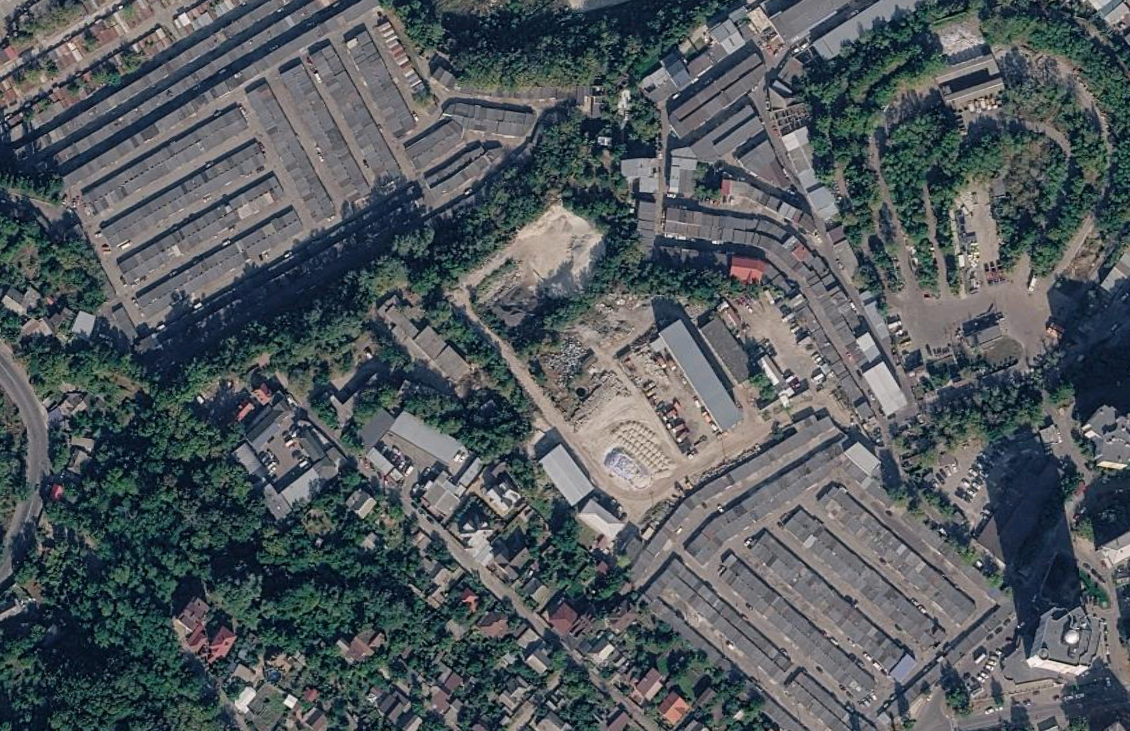
#> input picture Laboratory Work 5/sources/google_maps_10.png, 1130 x 731 px
$ python -i features.py   (imports and definitions only)
#> lines starting #> are read from the running program, lines starting #| are printed output that depends on the picture
#> further down, picture is the input picture: shape (731, 1130, 3); mean B, G, R 91.8, 87.9, 80.8
import cv2
import numpy as np

class FeaturesLib:
    @staticmethod
    def preprocess(image: np.ndarray) -> np.ndarray:
        """Метод перивнної обробки зображеня"""
        # Блок створення об'єкту методу CLAHE
        CLAHE = cv2.createCLAHE(clipLimit=2.0, tileGridSize=(8, 8))

        # Блок конвертації зображення до форми LAB
        lab_img = cv2.cvtColor(image, cv2.COLOR_BGR2LAB)
#> lab_img: shape (731, 1130, 3); mean of channels 0, 1, 2 92.4, 126.6, 124.6
        l_channel, a_channel, b_channel = cv2.split(lab_img)
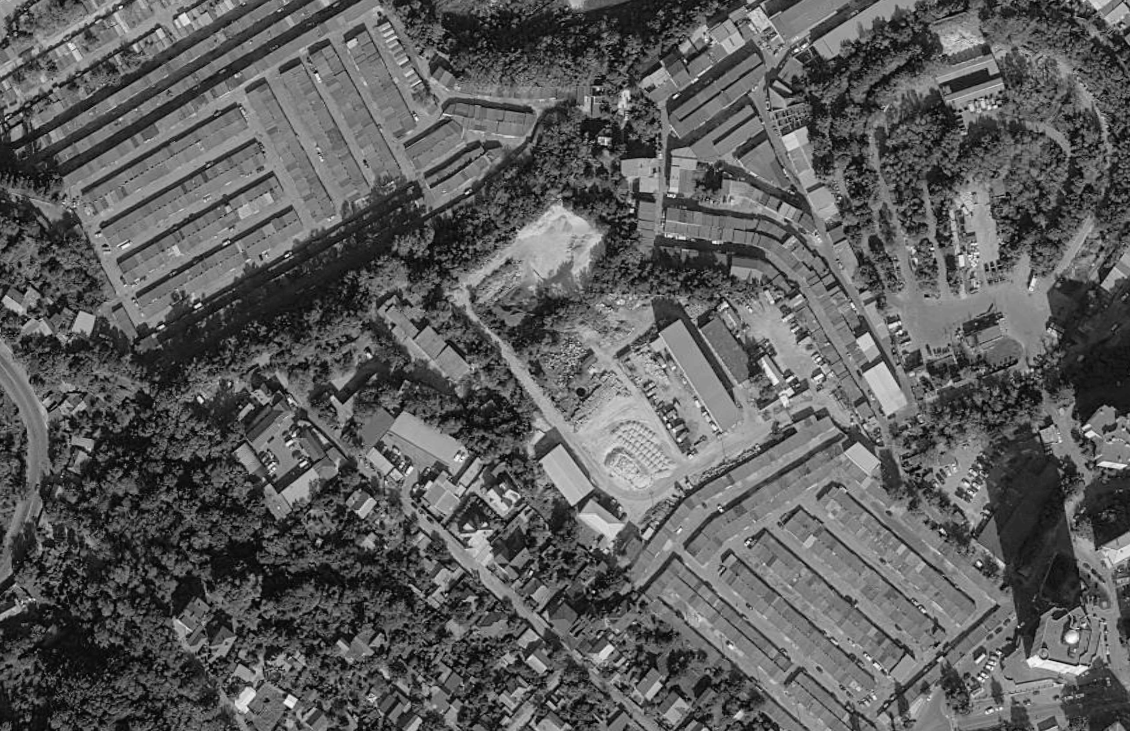
#> l_channel: shape (731, 1130); min 0, max 255, mean 92.4
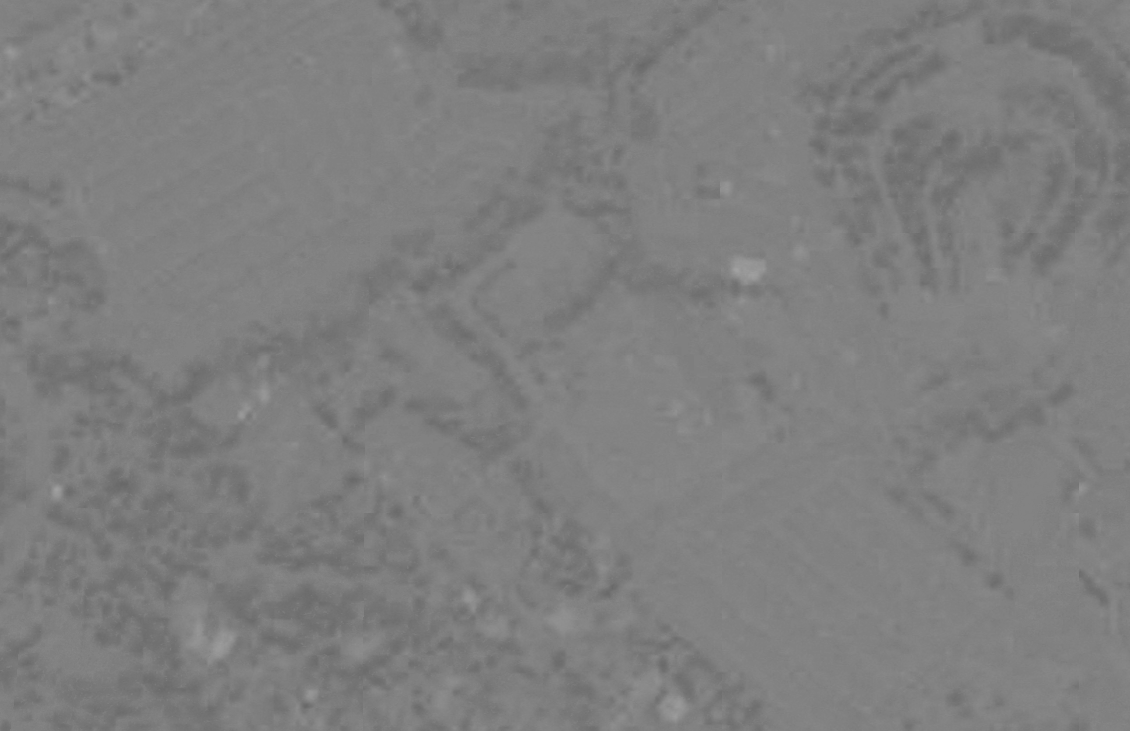
#> a_channel: shape (731, 1130); min 104, max 161, mean 126.6

        # Блок фільтрації шумів Білатеральним фільтром та виділення контурів методом CLAHE
        l_filtered = cv2.bilateralFilter(l_channel, d=9, sigmaColor=75, sigmaSpace=75)
        l_clahe = CLAHE.apply(l_filtered)
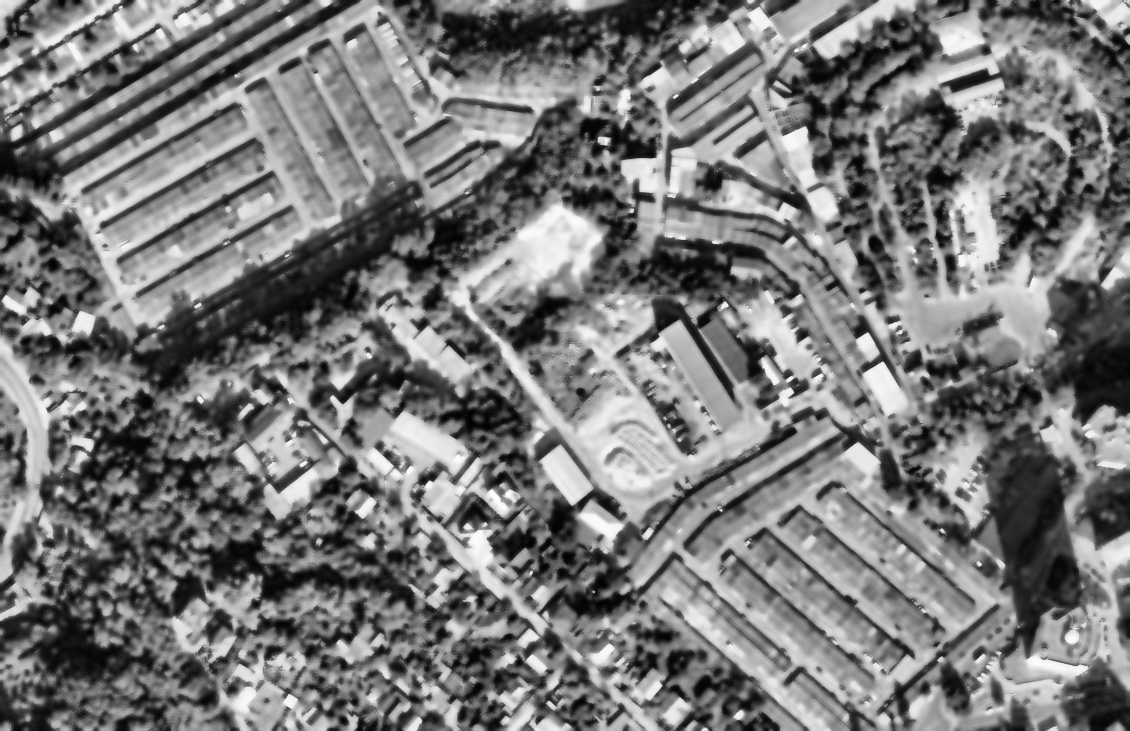
#> l_clahe: shape (731, 1130); min 2, max 254, mean 120.4

        merged_lab = cv2.merge((l_clahe, a_channel, b_channel)) # Повертаємо все назад до початкового знімку з фільтрацією по блоку яскравості
#> merged_lab: shape (731, 1130, 3); mean of channels 0, 1, 2 120.4, 126.6, 124.6
        return cv2.cvtColor(merged_lab, cv2.COLOR_LAB2BGR) # Повертаємо відфільтроване зображенні в моделі BGR
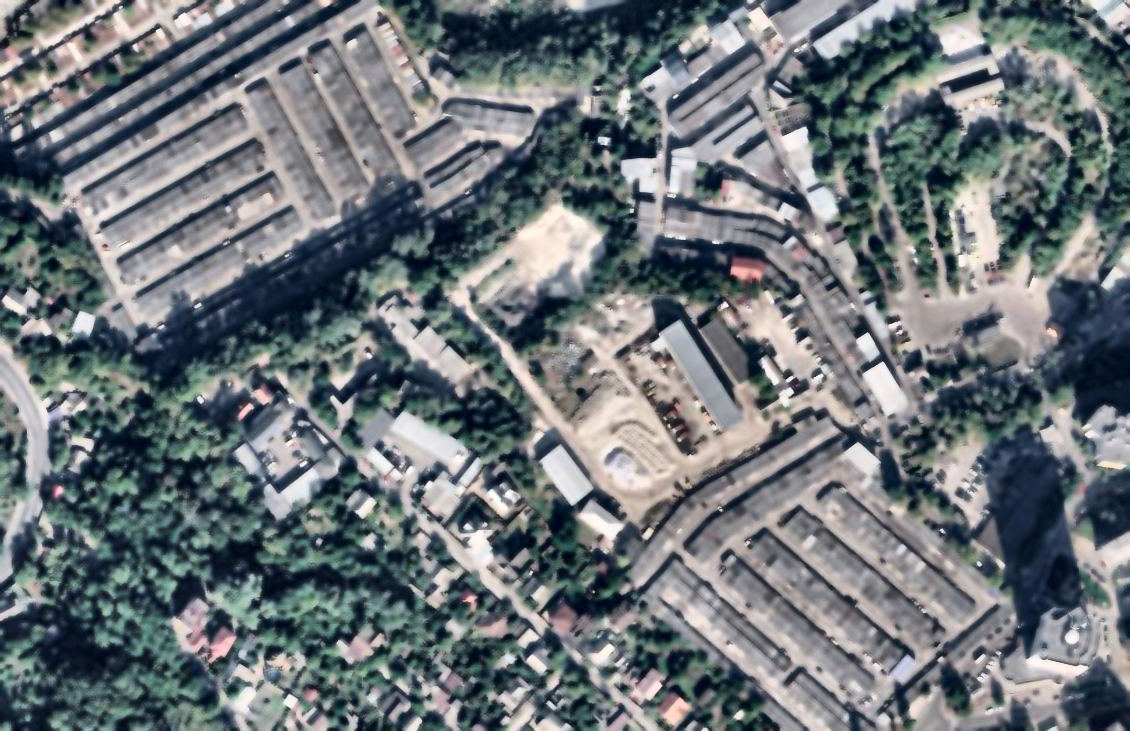
#> returned value: shape (731, 1130, 3); mean B, G, R 119.8, 115.9, 108.9

    # [44 lines left out: functions mask_creation, extract_features, not called in this run]

>>> import cv2
>>> picture = cv2.imread('sources/google_maps_10.png')
>>> result = FeaturesLib().preprocess(picture)

$ run again, on Laboratory Work 5/sources/google_maps_2.png
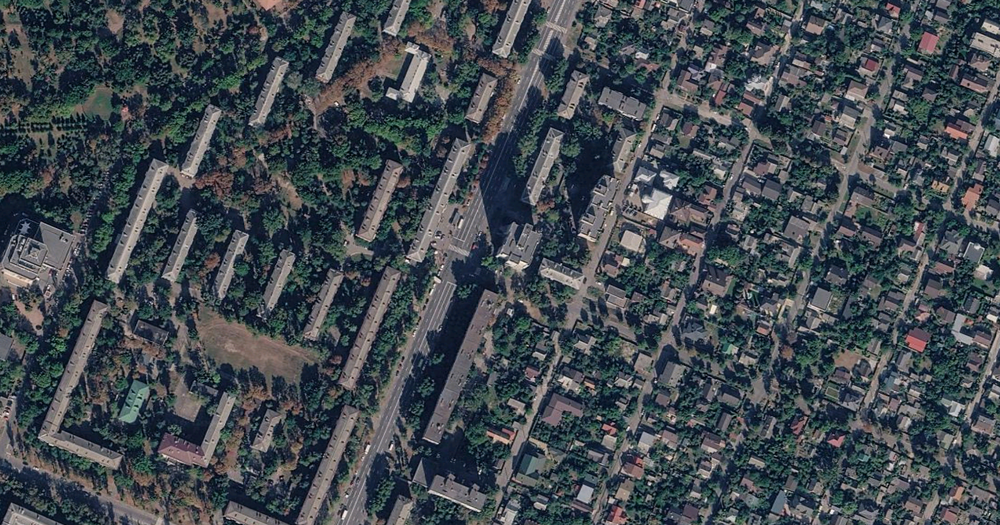
#> input picture Laboratory Work 5/sources/google_maps_2.png, 1000 x 525 px, shrunk from 1372 x 720 before the run
#> picture is the input picture: shape (525, 1000, 3); mean B, G, R 79.5, 73.7, 66.1
#> lab_img: shape (525, 1000, 3); mean of channels 0, 1, 2 77.1, 126.9, 123.3
#> in preprocess, `l_channel, a_channel, b_channel = cv2.split(lab_img)`:
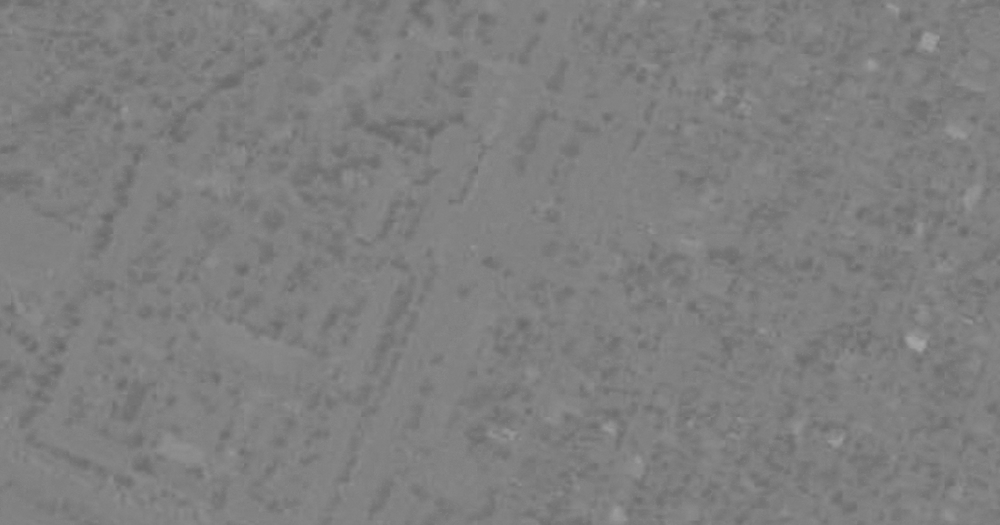
#> a_channel: shape (525, 1000); min 101, max 167, mean 126.9
#> merged_lab: shape (525, 1000, 3); mean of channels 0, 1, 2 110.8, 126.9, 123.3
#> in preprocess, `return cv2.cvtColor(merged_lab, cv2.COLOR_LAB2BGR)`:
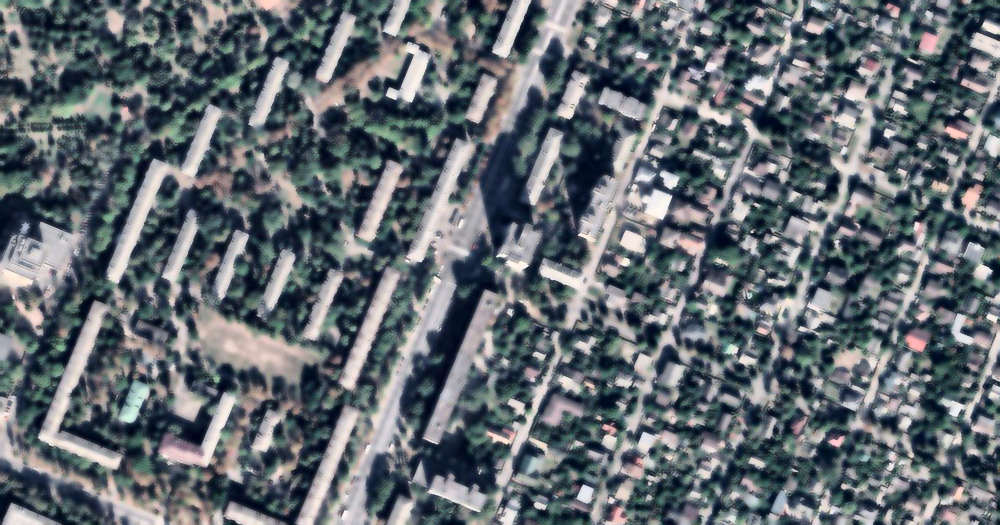
#> returned value: shape (525, 1000, 3); mean B, G, R 112.4, 106.5, 99

$ run again, on Laboratory Work 5/sources/google_maps_3.png
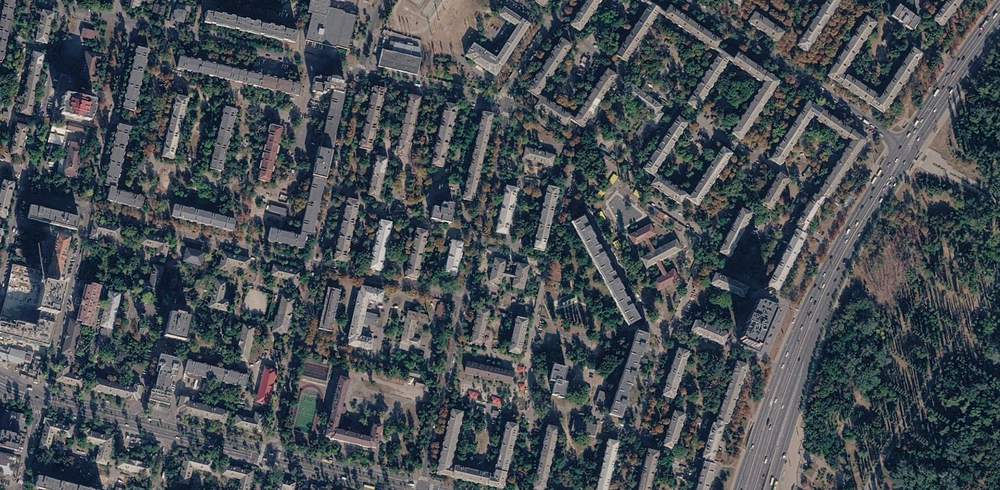
#> input picture Laboratory Work 5/sources/google_maps_3.png, 1000 x 490 px, shrunk from 1500 x 735 before the run
#> picture is the input picture: shape (490, 1000, 3); mean B, G, R 82.9, 78.2, 72.2
#> lab_img: shape (490, 1000, 3); mean of channels 0, 1, 2 82.3, 127.2, 124.2
#> in preprocess, `l_channel, a_channel, b_channel = cv2.split(lab_img)`:
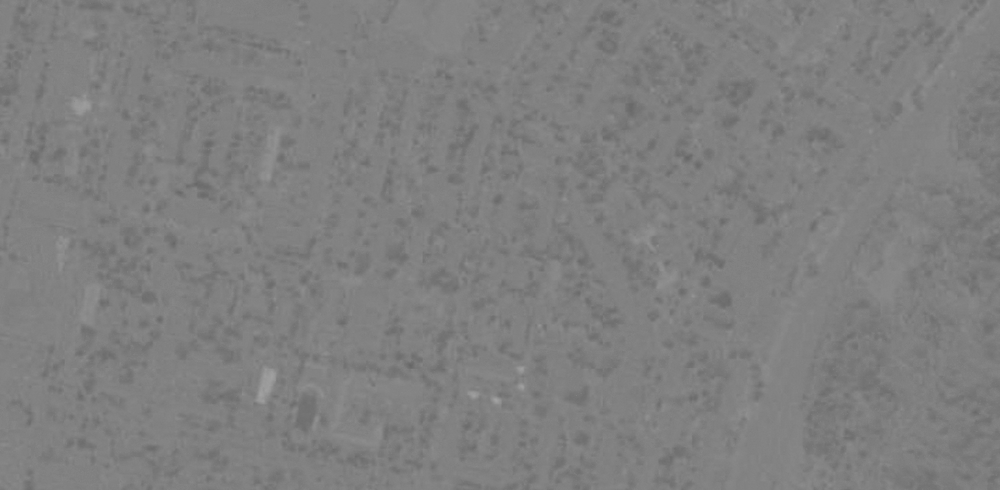
#> a_channel: shape (490, 1000); min 102, max 162, mean 127.2
#> merged_lab: shape (490, 1000, 3); mean of channels 0, 1, 2 116.1, 127.2, 124.2
#> in preprocess, `return cv2.cvtColor(merged_lab, cv2.COLOR_LAB2BGR)`:
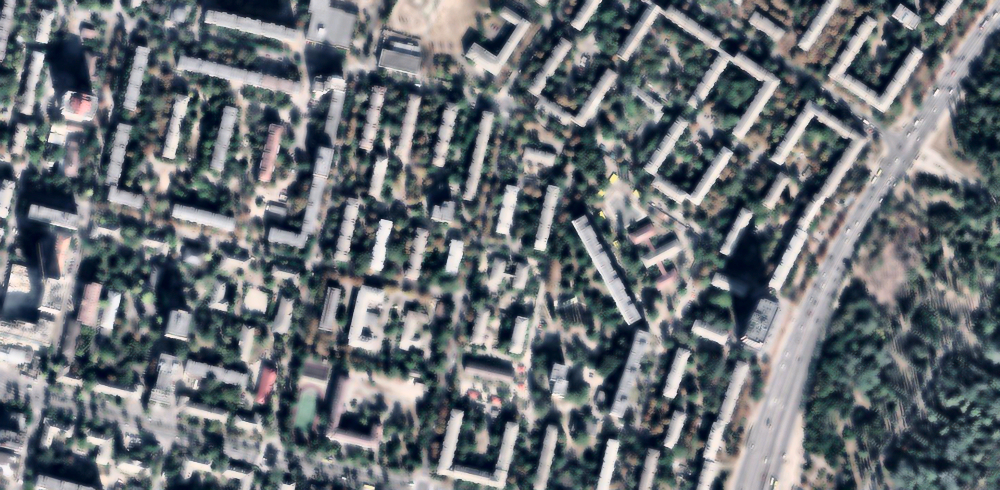
#> returned value: shape (490, 1000, 3); mean B, G, R 116.2, 111.5, 105.6

$ run again, on Laboratory Work 5/sources/google_maps_4.png
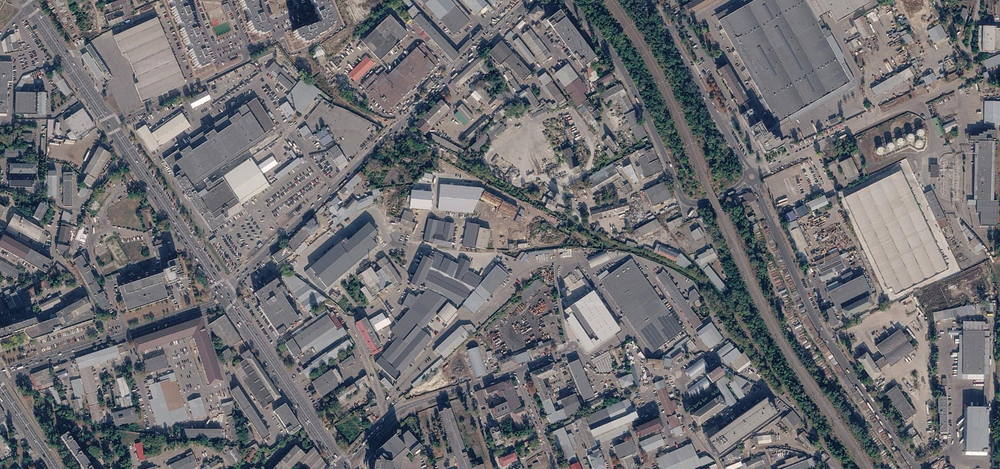
#> input picture Laboratory Work 5/sources/google_maps_4.png, 1000 x 469 px, shrunk from 1540 x 722 before the run
#> picture is the input picture: shape (469, 1000, 3); mean B, G, R 113, 109.8, 110.2
#> lab_img: shape (469, 1000, 3); mean of channels 0, 1, 2 117.4, 129.1, 126.1
#> in preprocess, `l_filtered = cv2.bilateralFilter(l_channel, d=9, sigmaColor=75, sigmaS..`:
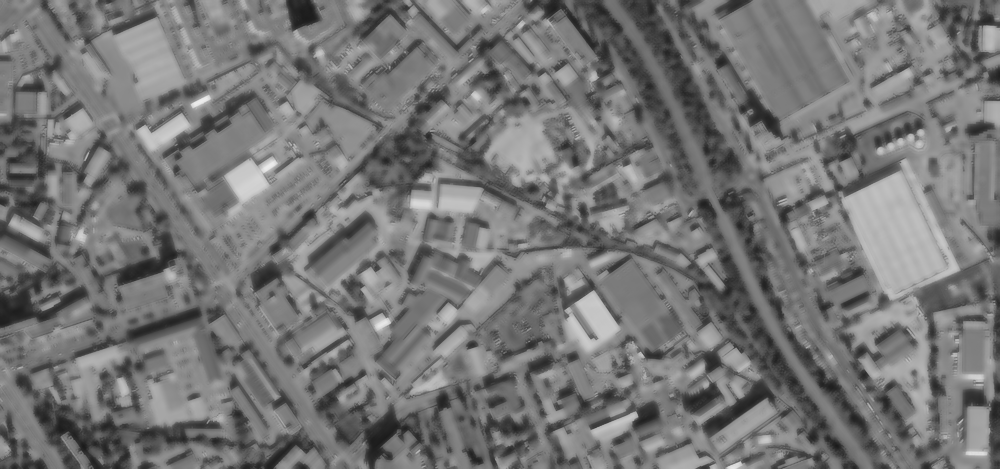
#> l_filtered: shape (469, 1000); min 27, max 237, mean 117.7
#> merged_lab: shape (469, 1000, 3); mean of channels 0, 1, 2 132.5, 129.1, 126.1
#> in preprocess, `return cv2.cvtColor(merged_lab, cv2.COLOR_LAB2BGR)`:
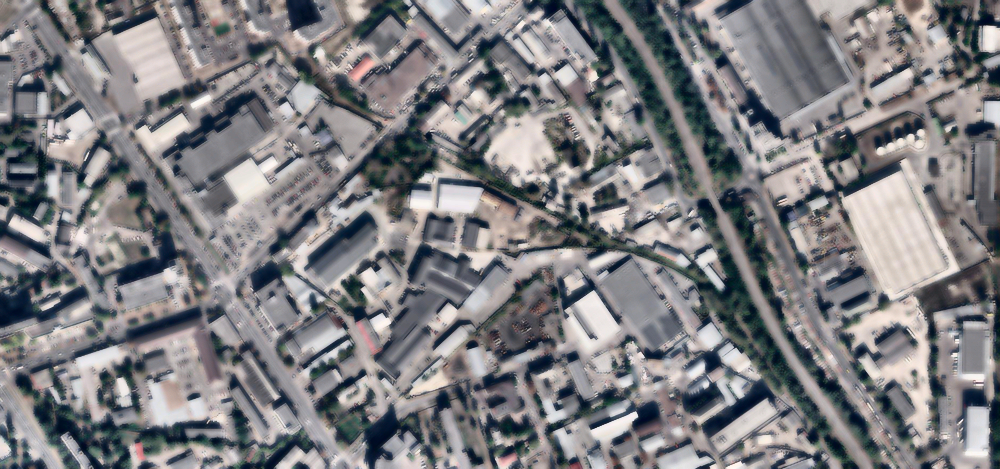
#> returned value: shape (469, 1000, 3); mean B, G, R 128.9, 125.8, 126.3
